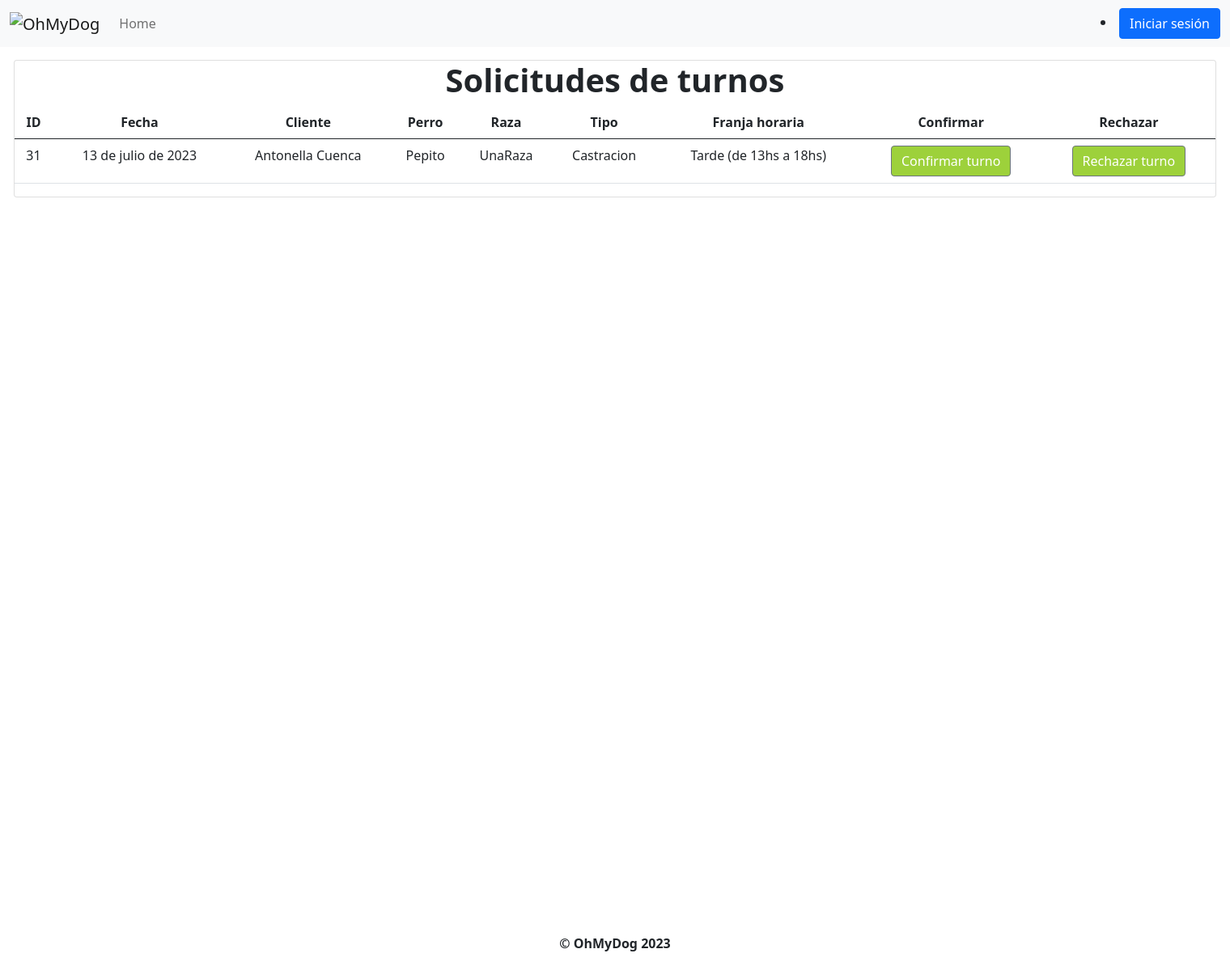
Page /solicitudes_de_turnos on the committed database.
### OhMyDog/modelos/turnos/turnos.py (models this page shows, shortened)
class Turno(models.Model):
    id = models.BigAutoField(primary_key=True)
    cliente = models.ForeignKey(
        Cliente, null=False, on_delete=models.CASCADE
    )
    perro = models.ForeignKey(
        Perro, null=True, on_delete=models.CASCADE
    )
    fecha_del_turno = models.DateField(null=False)
    fecha_de_solicitud = models.DateTimeField(null=False)
    franja_horaria = models.ForeignKey(
        FranjaHoraria, null=False, on_delete=models.CASCADE
    )
    tipo_atencion = models.ForeignKey(
        TipoDeAtencion, null=False, on_delete=models.CASCADE
    )
    estado = models.ForeignKey(EstadoDelTurno, null=False, on_delete=models.CASCADE)
    observaciones = models.TextField(null=True)

### OhMyDog/modelos/clientes/clientes.py (models this page shows, shortened)
class Cliente(models.Model):
    id = models.BigAutoField(primary_key=True)
    nombre = models.CharField(max_length=30)
    email = models.EmailField(max_length=30)
    telefono = models.CharField(max_length=20)
    habilitado = models.BooleanField(default=True)

### OhMyDog/modelos/perros/perros.py (models this page shows, shortened)
class Perro(models.Model):
    id = models.BigAutoField(primary_key=True)
    dueño = models.ForeignKey(
        Cliente, null=False, on_delete=models.CASCADE, related_name="perros"
    )
    nombre = models.CharField(max_length=35, blank=False)
    raza = models.CharField(max_length=255, blank=False)
    peso = models.DecimalField(blank=False, max_digits=5, decimal_places=2)
    descripcion = models.CharField(max_length=255)
    fecha_de_nacimiento = models.DateField(blank=False)
    sexos = [("M", "Macho"), ("H", "Hembra")]
    sexo = models.CharField(max_length=1, choices=sexos, blank=False)
    habilitado = models.BooleanField(default=True)
    tiene_castracion = models.BooleanField(default=False)

### OhMyDog/modelos/tiposDeAtenciones/tiposDeAtenciones.py (models this page shows, shortened)
class TipoDeAtencion(models.Model):
    class Meta:
        verbose_name_plural = "(LT) Tipos_atencion"
    id = models.BigAutoField(primary_key=True)
    nombre = models.CharField(max_length=30)

### OhMyDog/modelos/franjasHorarias/franjasHorarias.py (models this page shows, shortened)
class FranjaHoraria(models.Model):
    class Meta:
        verbose_name_plural = "(LT) Franjas_horarias"
    id = models.BigAutoField(primary_key=True)
    nombre = models.CharField(max_length=30)

### OhMyDog/views/turnos.py (the view)
# urls.py: path("solicitudes_de_turnos", solicitudes_de_turnos, name="solicitudes_de_turnos"),
def solicitudes_de_turnos(request):
    turnos_pendientes = filtrar_turnos_pendientes()
    context = {"solicitudes_de_turnos": turnos_pendientes}
    return render(request, "solicitudes_de_turnos.html", context)

### OhMyDog/modelos/turnos/__init__.py (called while the page is built)
def filtrar_turnos_pendientes():
    estado_pendiente = get_object_or_404(EstadoDelTurno, id=1)
    return Turno.objects.filter(estado=estado_pendiente)

### OhMyDog/templates/solicitudes_de_turnos.html (shortened to what this page needs)
{% extends 'layout.html' %}
{% block content %}
<div class="container containerPrincipal">
	<div class="card">
		<h1>Solicitudes de turnos</h1>
		<table class="table table-hover">
			<thead>
				<tr>
					<th scope="col">ID</th>
					<th scope="col">Fecha</th>
					<th scope="col">Cliente</th>
					<th scope="col">Perro</th>
					<th scope="col">Raza</th>
					<th scope="col">Tipo</th>
					<th scope="col">Franja horaria</th>
					<th scope="col">Confirmar</th>
					<th scope="col">Rechazar</th>
				</tr>
			</thead>
			<tbody>
				{% if solicitudes_de_turnos %}
				{% for turno in solicitudes_de_turnos %}
				<tr>
					<td>{{ turno.id }}</td>
					<td>{{ turno.fecha_del_turno }}</td>
					<td>{{ turno.cliente.nombre }}</td>
					<td>{{ turno.perro.nombre }}</td>
					<td>{{ turno.perro.raza }}</td>
					<td>{{ turno.tipo_atencion.nombre }}</td>
					<td>{{ turno.franja_horaria.nombre }}</td>
					<td>
						<button type="button" class="btn btn-secondary confirmar-turno"
							style="background-color: rgb(157, 209, 59)" data-bs-toggle="modal"
							data-bs-target="#confirmModal" data-id="{{ turno.id }}">Confirmar turno</button>
					</td>
					<td>
						<button type="button" class="btn btn-secondary rechazar-turno"
							style="background-color: rgb(157, 209, 59)" data-bs-toggle="modal"
							data-bs-target="#rechazarModal" data-id="{{ turno.id }}">Rechazar turno</button>
					</td>
				</tr>
				{% endfor %}
				{% else %}
				<tr>
					<td colspan="9">No se encontraron turnos pendientes</td>
				</tr>
				{% endif %}
			</tbody>
		</table>
	</div>
</div>
{% endblock %}

### OhMyDog/templates/layout.html (style rules this page uses)
h1 { font-weight: bold; }
.containerPrincipal { float: none; text-align: center; display: block; width: 1510px; max-width: 1980px; height: 1080px; }

### rows in the picture
Turno: id "31", fecha_del_turno "13 de julio de 2023", cliente.nombre "Antonella Cuenca", perro.nombre "Pepito", perro.raza "UnaRaza", tipo_atencion.nombre "Castracion", franja_horaria.nombre "Tarde (de 13hs a 18hs)"
